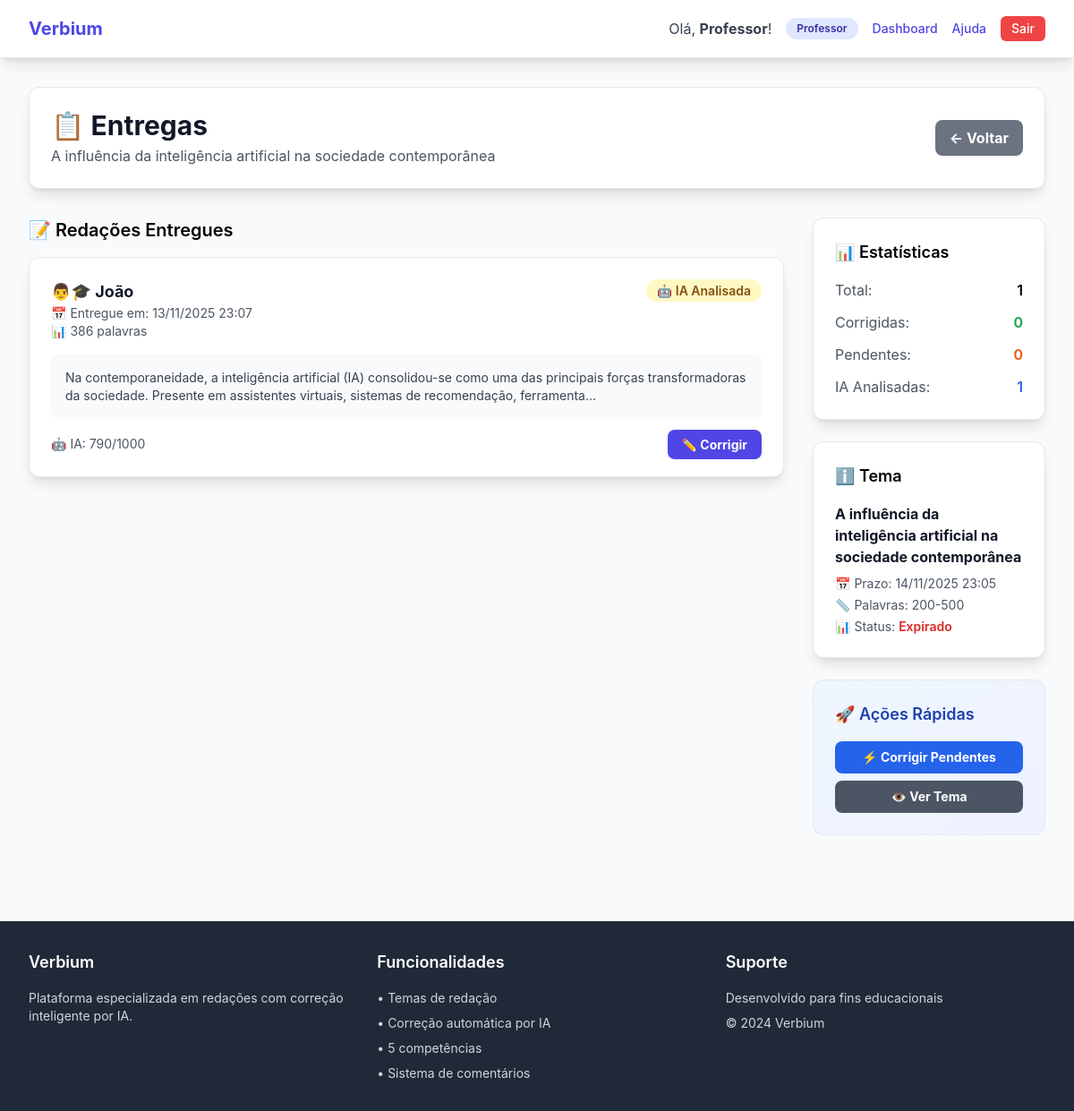
Page /redacoes/tema/3/entregas/ (signed in) on the earlier database version.
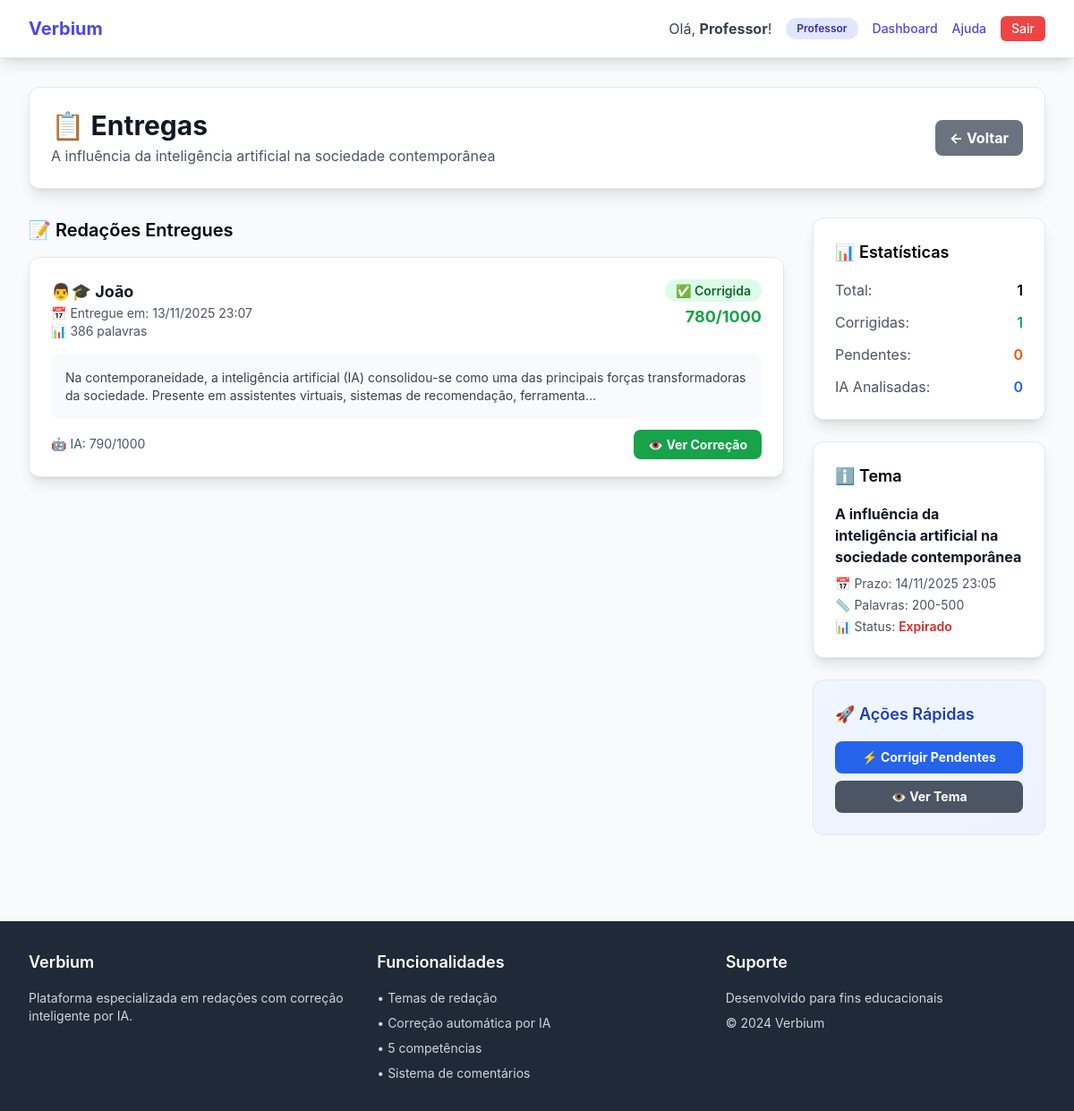
Same page on the later database version.
### tarefas/models_redacao.py (models this page shows, shortened)
class RedacaoEntrega(models.Model):
    tema = models.ForeignKey(RedacaoTema, on_delete=models.CASCADE, related_name='entregas')
    aluno = models.ForeignKey(User, on_delete=models.CASCADE,
                              limit_choices_to={'is_superuser': False},
                              related_name='redacoes_entregues')
    texto = models.TextField(verbose_name='Texto da Redação')
    data_entrega = models.DateTimeField(default=timezone.now)
    STATUS_CHOICES = [
        ('pendente', 'Aguardando Correção'),
        ('ia_analisada', 'Analisada pela IA'),
        ('corrigida', 'Corrigida pelo Professor'),
    ]
    status = models.CharField(max_length=20, choices=STATUS_CHOICES, default='pendente')
    palavras_count = models.IntegerField(default=0)
    class Meta:
        verbose_name = 'Entrega de Redação'
        verbose_name_plural = 'Entregas de Redação'
        unique_together = ('tema', 'aluno')
        ordering = ['-data_entrega']

class RedacaoAnaliseIA(models.Model):
    entrega = models.OneToOneField(RedacaoEntrega, on_delete=models.CASCADE, related_name='analise_ia')
    sugestao_c1 = models.TextField(blank=True)
    sugestao_c2 = models.TextField(blank=True)
    sugestao_c3 = models.TextField(blank=True)
    sugestao_c4 = models.TextField(blank=True)
    sugestao_c5 = models.TextField(blank=True)
    nota_ia_c1 = models.IntegerField(validators=[MinValueValidator(0), MaxValueValidator(200)])
    nota_ia_c2 = models.IntegerField(validators=[MinValueValidator(0), MaxValueValidator(200)])
    nota_ia_c3 = models.IntegerField(validators=[MinValueValidator(0), MaxValueValidator(200)])
    nota_ia_c4 = models.IntegerField(validators=[MinValueValidator(0), MaxValueValidator(200)])
    nota_ia_c5 = models.IntegerField(validators=[MinValueValidator(0), MaxValueValidator(200)])
    analise_geral = models.TextField(blank=True)
    data_analise = models.DateTimeField(default=timezone.now)
    class Meta:
        verbose_name = 'Análise IA'
        verbose_name_plural = 'Análises IA'
    @property
    def nota_total_ia(self):
        return (self.nota_ia_c1 + self.nota_ia_c2 + self.nota_ia_c3 +
                self.nota_ia_c4 + self.nota_ia_c5)

class RedacaoCorrecao(models.Model):
    entrega = models.OneToOneField(RedacaoEntrega, on_delete=models.CASCADE, related_name='correcao')
    competencia_1 = models.IntegerField(
        validators=[MinValueValidator(0), MaxValueValidator(200)],
        verbose_name='C1 - Norma Culta',
        help_text='Domínio da modalidade escrita formal'
    )
    competencia_2 = models.IntegerField(
        validators=[MinValueValidator(0), MaxValueValidator(200)],
        verbose_name='C2 - Tema/Tipologia',
        help_text='Compreender a proposta e aplicar conceitos'
    )
    competencia_3 = models.IntegerField(
        validators=[MinValueValidator(0), MaxValueValidator(200)],
        verbose_name='C3 - Argumentação',
        help_text='Selecionar e organizar informações'
    )
    competencia_4 = models.IntegerField(
        validators=[MinValueValidator(0), MaxValueValidator(200)],
        verbose_name='C4 - Coesão',
        help_text='Conhecimento dos mecanismos linguísticos'
    )
    competencia_5 = models.IntegerField(
        validators=[MinValueValidator(0), MaxValueValidator(200)],
        verbose_name='C5 - Proposta',
        help_text='Elaborar proposta de intervenção'
    )
    comentario_c1 = models.TextField(blank=True, verbose_name='Comentário C1')
    comentario_c2 = models.TextField(blank=True, verbose_name='Comentário C2')
    comentario_c3 = models.TextField(blank=True, verbose_name='Comentário C3')
    comentario_c4 = models.TextField(blank=True, verbose_name='Comentário C4')
    comentario_c5 = models.TextField(blank=True, verbose_name='Comentário C5')
    comentario_geral = models.TextField(blank=True, verbose_name='Comentário Geral')
    corrigida_por_ia = models.BooleanField(default=False)
    data_correcao = models.DateTimeField(default=timezone.now)
    professor = models.ForeignKey(User, on_delete=models.CASCADE,
                                  limit_choices_to={'is_superuser': True},
                                  related_name='correcoes_feitas')
    class Meta:
        verbose_name = 'Correção de Redação'
        verbose_name_plural = 'Correções de Redação'
    @property
    def nota_total(self):
        return (self.competencia_1 + self.competencia_2 + self.competencia_3 +
                self.competencia_4 + self.competencia_5)

### tarefas/views_entregas.py (the view)
# urls.py: path('redacoes/tema/<int:tema_id>/entregas/', entregas_tema, name='entregas_tema'),
@login_required
@user_passes_test(is_professor)
def entregas_tema(request, tema_id):
    tema = get_object_or_404(RedacaoTema, id=tema_id, professor=request.user)
    entregas = RedacaoEntrega.objects.filter(tema=tema).select_related('aluno', 'correcao', 'analise_ia').order_by('-data_entrega')
    entregas_corrigidas = entregas.filter(status='corrigida').count()
    entregas_pendentes = entregas.filter(status='pendente').count()
    entregas_ia = entregas.filter(status='ia_analisada').count()
    return render(request, 'redacao/entregas_tema.html', {
        'tema': tema,
        'entregas': entregas,
        'entregas_corrigidas': entregas_corrigidas,
        'entregas_pendentes': entregas_pendentes,
        'entregas_ia': entregas_ia,
    })

### tarefas/models_redacao.py (called while the page is built)
    def is_expired(self):
        return self.data_expiracao < timezone.now()

### tarefas/views_entregas.py (called while the page is built)
def is_professor(user):
    return user.is_superuser

### templates/redacao/entregas_tema.html (shortened to what the changed rows need)
{% extends 'base.html' %}
{% block content %}
<div class="max-w-7xl mx-auto px-4 sm:px-6 lg:px-8 py-8">
    <header class="mb-8 bg-white p-6 rounded-xl shadow-lg border">
        <div class="flex justify-between items-center">
            <div>
                <h1 class="text-3xl font-bold text-gray-900">📋 Entregas</h1>
            </div>
        </div>
    </header>
    <div class="grid grid-cols-1 lg:grid-cols-4 gap-8">
        <div class="lg:col-span-3">
            <h2 class="text-xl font-semibold mb-4">📝 Redações Entregues</h2>
            {% for entrega in entregas %}
            <div class="bg-white p-6 rounded-xl shadow-lg border mb-6">
                <div class="flex justify-between items-start mb-4">
                    <div>
                        <h3 class="text-lg font-bold text-gray-900">👨🎓 {{ entrega.aluno.first_name|default:entrega.aluno.username }}</h3>
                        <p class="text-sm text-gray-600">📅 Entregue em: {{ entrega.data_entrega|date:"d/m/Y H:i" }}</p>
                        <p class="text-sm text-gray-600">📊 {{ entrega.palavras_count }} palavras</p>
                    </div>
                    <div class="text-right">
                        {% if entrega.status == 'corrigida' %}
                            <span class="px-3 py-1 bg-green-100 text-green-800 rounded-full text-sm font-semibold">✅ Corrigida</span>
                            <div class="text-lg font-bold text-green-600 mt-1">{{ entrega.correcao.nota_total }}/1000</div>
                        {% elif entrega.status == 'ia_analisada' %}
                            <span class="px-3 py-1 bg-yellow-100 text-yellow-800 rounded-full text-sm font-semibold">🤖 IA Analisada</span>
                        {% else %}
                            <span class="px-3 py-1 bg-gray-100 text-gray-800 rounded-full text-sm font-semibold">⏳ Pendente</span>
                        {% endif %}
                    </div>
                </div>
                <div class="bg-gray-50 p-4 rounded-lg mb-4">
                    <p class="text-gray-700 text-sm">{{ entrega.texto|truncatechars:200 }}</p>
                </div>
                <div class="flex justify-between items-center">
                    <div class="text-sm text-gray-600">
                        {% if entrega.analise_ia %}
                            🤖 IA: {{ entrega.analise_ia.nota_total_ia }}/1000
                        {% endif %}
                    </div>
                    <div class="space-x-2">
                        {% if entrega.status != 'corrigida' %}
                        <a href="{% url 'tarefas:corrigir_redacao' entrega.id %}" class="bg-indigo-600 hover:bg-indigo-700 text-white font-bold py-2 px-4 rounded-lg text-sm">
                            ✏️ Corrigir
                        </a>
                        {% else %}
                        <a href="{% url 'tarefas:ver_feedback_redacao' entrega.id %}" class="bg-green-600 hover:bg-green-700 text-white font-bold py-2 px-4 rounded-lg text-sm">
                            👁️ Ver Correção
                        </a>
                        {% endif %}
                    </div>
                </div>
            </div>
            {% empty %}
            <div class="bg-gray-50 p-8 rounded-xl text-center">
                <div class="text-4xl mb-4">📝</div>
                <h3 class="text-lg font-semibold text-gray-700 mb-2">Nenhuma entrega ainda</h3>
                <p class="text-gray-500">Aguarde os alunos enviarem suas redações</p>
            </div>
            {% endfor %}
        </div>
        <div class="lg:col-span-1">
            <div class="bg-white p-6 rounded-xl shadow-lg border mb-6">
                <div class="space-y-3">
                    <div class="flex justify-between">
                        <span class="text-gray-600">Corrigidas:</span>
                        <span class="font-semibold text-green-600">{{ entregas_corrigidas }}</span>
                    </div>
                    <div class="flex justify-between">
                        <span class="text-gray-600">IA Analisadas:</span>
                        <span class="font-semibold text-blue-600">{{ entregas_ia }}</span>
                    </div>
                </div>
            </div>
        </div>
    </div>
</div>
{% endblock %}

Differences in the rows shown:
changed RedacaoEntrega "João": correcao.nota_total (not shown) → "780"; status "🤖 IA Analisada ✏️ Corrigir" → "✅ Corrigida /1000 👁️ Ver Correção"
Other differences:
{{ entregas_corrigidas }}: "0" → "1"
{{ entregas_ia }}: "1" → "0"
